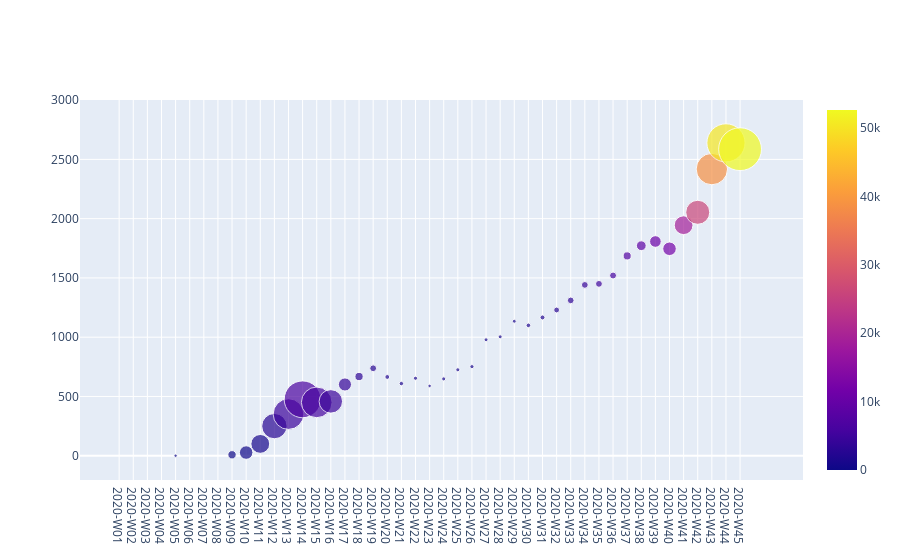

Write notebook code for a chart like this one.
### Code cell
test['testing_rate']=test.testing_rate.astype(float)
test3 = test.groupby('year_week', as_index=False).agg({'positivity_rate':'mean',
                                                       'testing_rate':'mean',
                                                      'new_cases':'mean'})
data = [
    {
        'x': test3.year_week,
        'y': test3.testing_rate,
        'mode': 'markers',
        'marker': {
            'color':test3.new_cases,
            'size': test3.positivity_rate*3,
            'showscale': True
        },
        "text" :  "mean new cases"    
    }
]
iplot(data)
